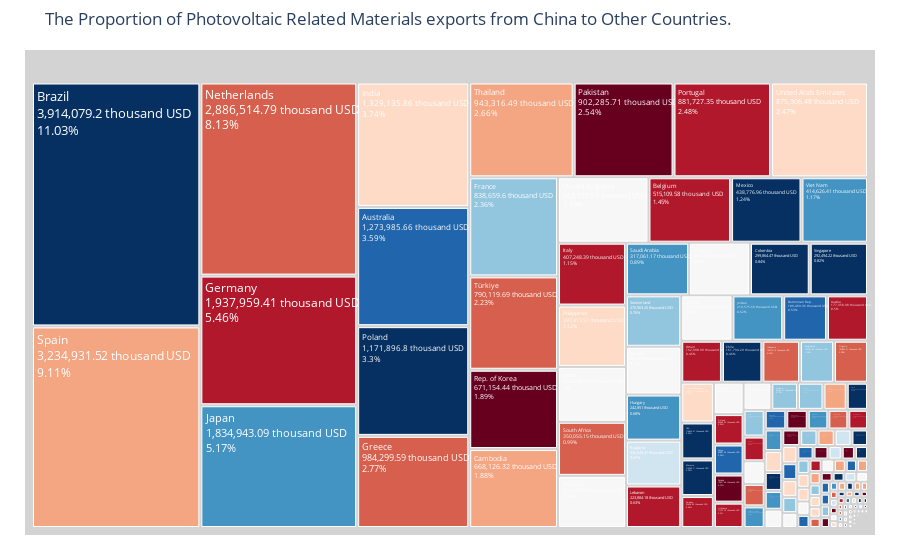

Write notebook code for a chart like this one.
### Markdown cell above
##  Create Diagram

### Code cell
all_data_diagram(n3list,all_data_code,country_code,product_code,target_country_name)

### Figure 1 — Plotly figure (JSON) as saved in the notebook; plotly's stock layout.template omitted (floating-point values rounded to 4 significant figures; data arrays with more than 128 entries replaced by an {"elided": "..."} marker saying what was removed)
{"data": [{"branchvalues": "total", "customdata": {"elided": "199x2 mixed values"}, "domain": {"x": [0, 1], "y": [0, 1]}, "hovertemplate": "labels=%{label}<br>export_value=%{value}<br>parent=%{parent}<br>id=%{id}<br>percentage=%{customdata[0]}<br>country=%{customdata[1]}<extra></extra>", "ids": {"elided": "199 str values"}, "labels": {"elided": "199 str values"}, "marker": {"colors": {"elided": "199 str values"}}, "name": "", "parents": {"elided": "199 str values"}, "root": {"color": "lightgrey"}, "textfont": {"color": "white", "size": 17}, "texttemplate": "%{label}<br>%{value} thousand USD<br>%{customdata[0]}%", "type": "treemap", "values": {"elided": "199 float values"}}], "layout": {"legend": {"tracegroupgap": 0}, "margin": {"b": 25, "l": 25, "r": 25, "t": 50}, "title": {"text": "The Proportion of Photovoltaic Related Materials exports from China to Other Countries."}, "treemapcolorway": ["rgb(103,0,31)", "rgb(178,24,43)", "rgb(214,96,77)", "rgb(244,165,130)", "rgb(253,219,199)", "rgb(247,247,247)", "rgb(209,229,240)", "rgb(146,197,222)", "rgb(67,147,195)", "rgb(33,102,172)", "rgb(5,48,97)"]}}
